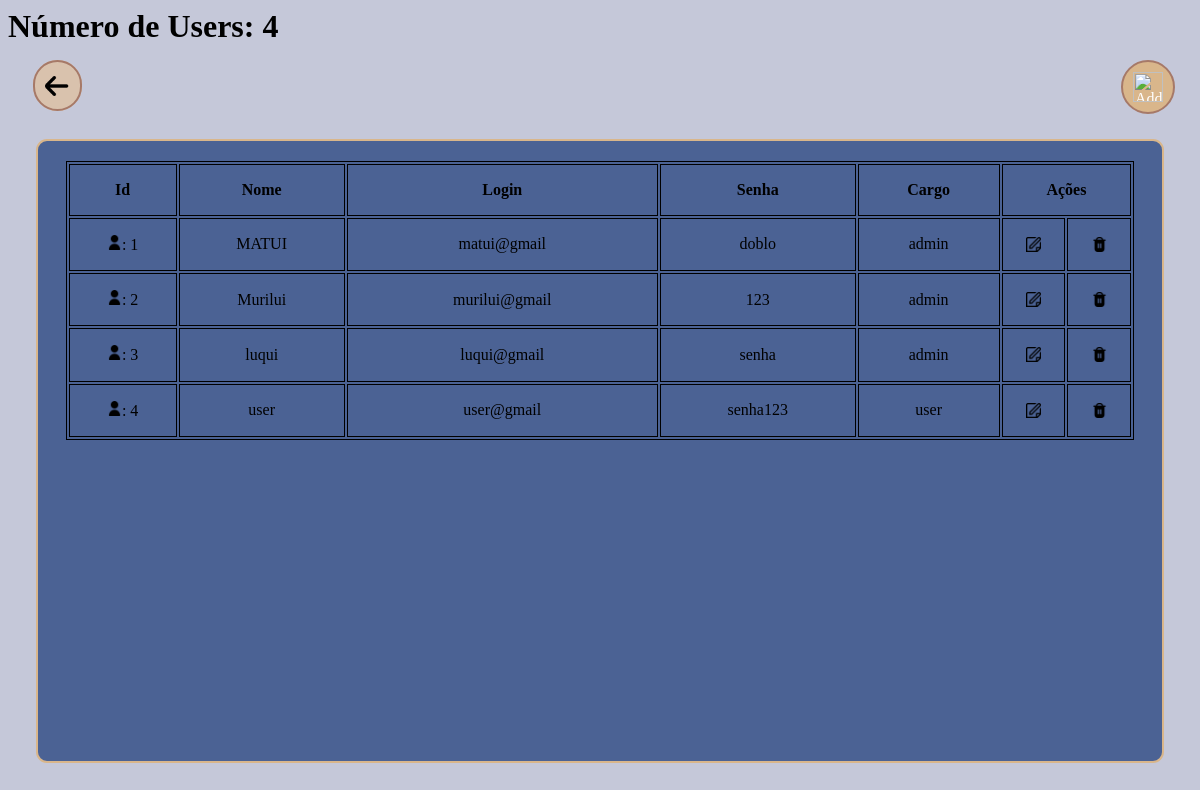
/users/users_lst.php (signed in), run on the app's committed database.
### tables this page shows
CREATE TABLE funcionario (
    id_funcionario INT PRIMARY KEY AUTO_INCREMENT,
    login VARCHAR(100),
    password VARCHAR(100),
    role VARCHAR(100),
    name VARCHAR(100)
);

### users/users_lst.php (the view, shortened to what this page needs)
<html>
    <head>
  <link rel="stylesheet" href="usersLstStyle.css">
    </head>
    <body>
<?php
    include('../connection.php');
    $sql = "SELECT id_funcionario, name,login, password, role FROM funcionario";
    $result = $conn->query($sql);
?>
    <h1>Número de Users: <?php echo $result->num_rows ?></h1>
    <div id="conteinerButtom">
        <a id="botaoVoltar" href="../home/home.php"><img src="../imagens/iconVoltar.png" alt="voltarHome" style="width: 40px; height: 40px"></a>
        <br><br>
        <a id="botaoAdicionar" href="users_cad.php">
        <img src="../imagens/adicionarUsuario.png" alt="AddUser" style="width: 30px; height: 30px;"></a>
        </div>
    <br><br>
    <div id="coneinerTabela">
        <table>
            <tr>
               <th>Id</th>
               <th>Nome</th>
               <th>Login</th>
               <th>Senha</th>
               <th>Cargo</th>
               <th colspan=2>Ações</th>
            </tr>
<?php
    if ($result->num_rows > 0) {
        while ($row = $result->fetch_assoc()) {
?>
            <tr>
                <td>
                    <a href="users_user.php?id=<?php echo $row['id_funcionario'] ?>">
                    <img src="../imagens/idUser.png" alt="user" style="width: 15px; height: 15px;">: <?php echo $row["id_funcionario"] ?>
                    </a>
                </td>
                <td><?php echo $row["name"] ?></td>
                <td><?php echo $row["login"] ?></td>
                <td><?php echo $row["password"] ?></td>
                <td><?php echo $row["role"] ?></td>
                <td><a href="users_edit.php?id=<?php echo $row['id_funcionario'] ?>"><img src="../imagens/editar.png" alt="edit" style="width: 15px; height: 15px;"></a></a></td>
                <td onclick="excluir(<?php echo $row['id_funcionario'] ?>)"><a href="#"><img src="../imagens/lixo.png" alt="delet" style="width: 15px; height: 15px;"></a></td>
            </tr>
<?php
        }
    }
?>
        </table>
    </div>
    </body>
</html>

### users/usersLstStyle.css (style rules this page uses)
body { background-color: #C5C8D9; overflow: hidden; }
a { text-decoration: none; color: #000; }
table { position: relative; margin-top: 20px; margin-left: auto; margin-right: auto; width: 95%; min-height: 45%; max-height: 100; color: #000000; border: 1px solid #000000; }
table td, th { border: 1px solid #000; text-align: center; }
#coneinerTabela { background-color: #3b568ce1; border: 2px solid #D9B68B; border-radius: 11px; margin-left: auto; margin-right: auto; width: 95%; height: 79%; margin-top:-25px; }
#botaoVoltar,#botaoAdicionar { background-color: #D9B68B; color: #fff; text-decoration: none; border: 2px solid #A67968; }
#botaoVoltar { padding: 30px 5px 0px 0px; border-radius: 100px; margin-left: 25px; }
#botaoAdicionar { padding: 10px 10px 10px 10px; border-radius: 100px; position: absolute; top: 60px; right: 25px; }
#botaoVoltar,#botaoAdicionar:hover { background-color: #D9C2AD; }

### data on the page
funcionario: id_funcionario "1", name "MATUI", login "matui@gmail", password "doblo", role "admin"
funcionario: id_funcionario "2", name "Murilui", login "murilui@gmail", password "123", role "admin"
funcionario: id_funcionario "3", name "luqui", login "luqui@gmail", password "senha", role "admin"
funcionario: id_funcionario "4", name "user", login "user@gmail", password "senha123", role "user"

### other printed values
$result->num_rows "4"
